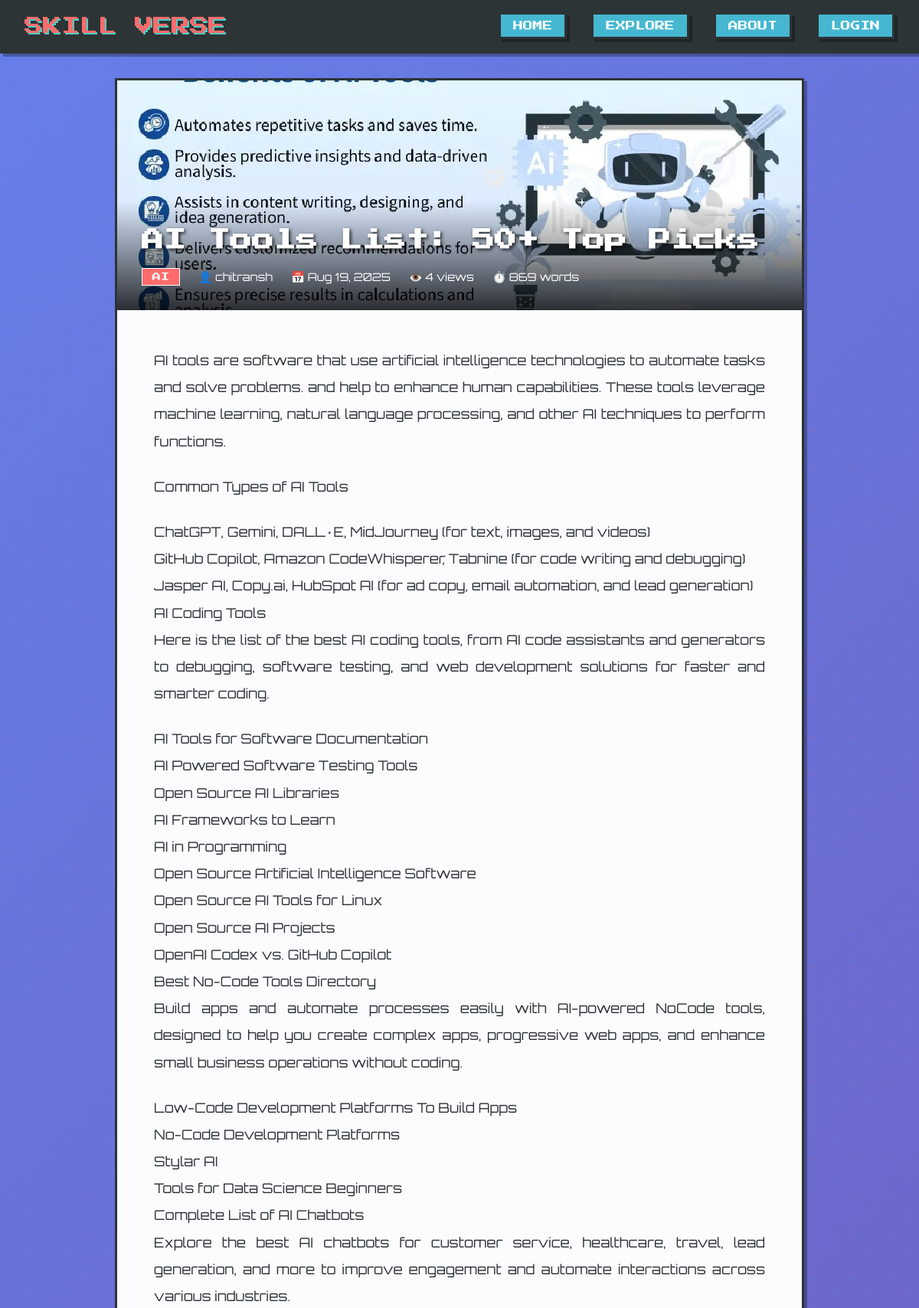
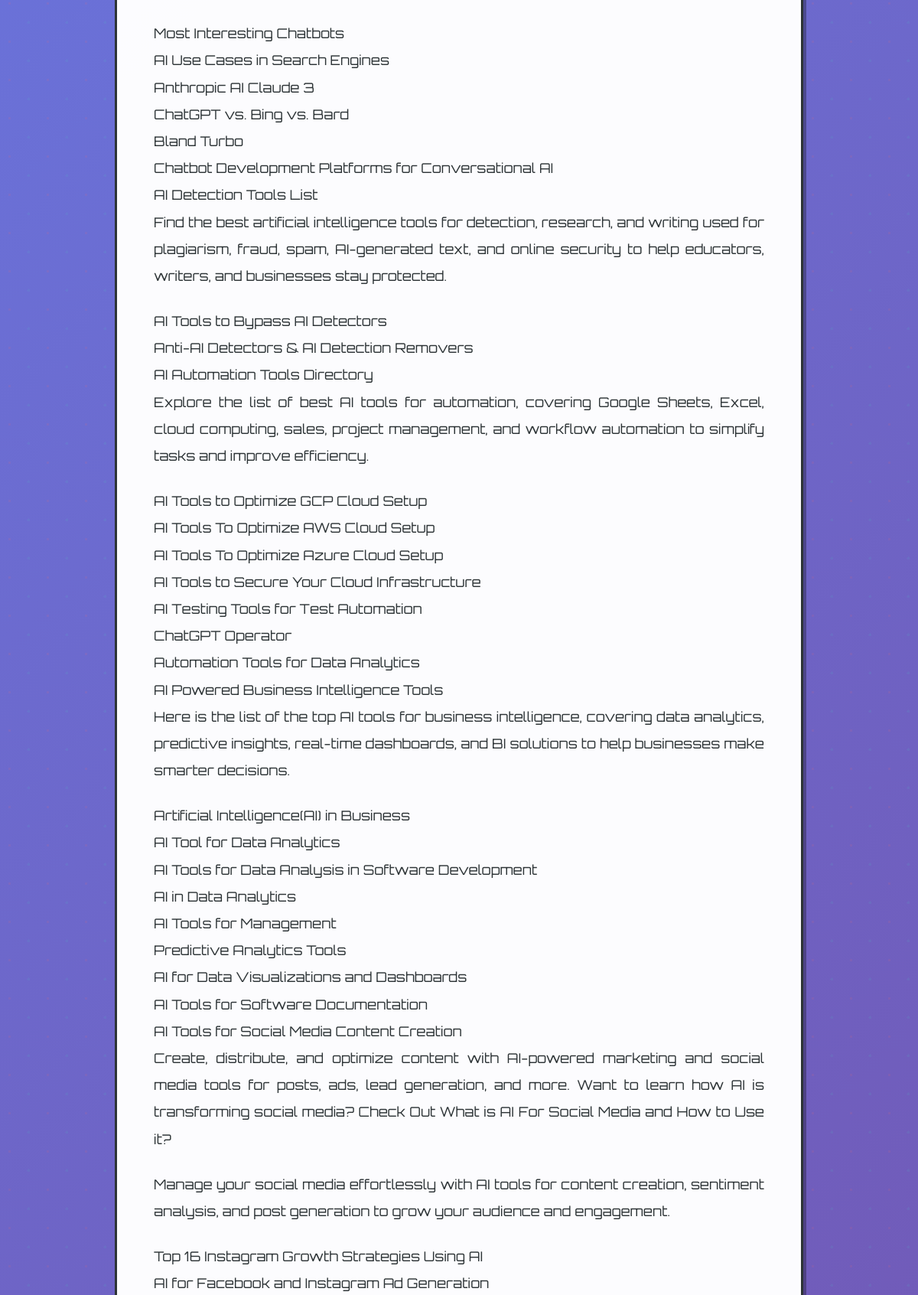
The page /home/post/5/ (upper part) on the database its author committed (2 pictures, top to bottom).
### home/models.py (models this page shows, shortened)
class BlogPost(models.Model):
    title = models.CharField(max_length=200)
    category = models.CharField(max_length=50, blank=True)
    author = models.ForeignKey(User, on_delete=models.CASCADE)
    created_at = models.DateTimeField(auto_now_add=True)
    views = models.PositiveIntegerField(default=0)
    excerpt = models.TextField(max_length=300)
    content = models.TextField()
    featured_image = models.ImageField(upload_to="blog_images/", blank=True, null=True)

### home/views.py (the view)
# urls.py: path("post/<int:pk>/", views.read_post, name="read_post"),
def read_post(request, pk):
    post = get_object_or_404(BlogPost, pk=pk)
    post.views += 1
    post.save()
    return render(request, "home/read_post.html", {"post": post})

### home/templates/home/read_post.html (shortened to what this page needs)
{% extends 'home/base.html' %}
{% load static %}
{% block content %}
<article class="blog-container">
    <div class="blog-header">
        {% if post.featured_image %}
            <img src="{{ post.featured_image.url }}" alt="{{ post.title }}">
        {% else %}
            <div style="text-align: center; color: white; font-family: 'Press Start 2P', monospace;">
                📚 SKILL VERSE BLOG
            </div>
        {% endif %}
        <div class="blog-meta-overlay">
            <h1 class="blog-title">{{ post.title }}</h1>
            <div class="blog-meta">
                <span class="blog-category">{{ post.category }}</span>
                <span>👤 {{ post.author.username }}</span>
                <span>📅 {{ post.created_at|date:"M d, Y" }}</span>
                <span>👁️ {{ post.views }} views</span>
                <span>⏱️ {{ post.content|wordcount|floatformat:"0" }} words</span>
            </div>
        </div>
    </div>
    <div class="blog-content">
        {{ post.content|linebreaks }}
    </div>
</article>
{% endblock %}

### home/templates/home/base.html (style rules this page uses)
* { margin: 0; padding: 0; box-sizing: border-box; }
:root { --primary-color: #FF6B6B; --secondary-color: #4ECDC4; --accent-color: #45B7D1; --success-color: #96CEB4; --warning-color: #FFEAA7; --dark-bg: #2D3436; --light-bg: #DDD6FE; --text-dark: #2D3436; --text-light: #FFFFFF; --pixel-shadow: 4px 4px 0px rgba(0,0,0,0.3); --pixel-border: 3px solid #2D3436; }
body { font-family: 'Orbitron', monospace; background: linear-gradient(135deg, #667eea 0%, #764ba2 100%); min-height: 100vh; color: var(--text-dark); image-rendering: pixelated; image-rendering: -moz-crisp-edges; image-rendering: crisp-edges; }
body::before { content: ''; position: fixed; top: 0; left: 0; width: 100%; height: 100%; background-image: radial-gradient(circle at 25% 25%, #FF6B6B 2px, transparent 2px), radial-gradient(circle at 75% 75%, #4ECDC4 2px, transparent 2px); background-size: 50px 50px; opacity: 0.1; animation: float 20s ease-in-out infinite; z-index: -1; }

### home/templates/home/read_post.html (style rules this page uses)
.blog-container { max-width: 900px; margin: 0 auto; background: rgba(255, 255, 255, 0.98); border: var(--pixel-border); box-shadow: var(--pixel-shadow); padding: 0; overflow: hidden; }
.blog-header { position: relative; height: 300px; background: linear-gradient(135deg, var(--secondary-color), var(--accent-color)); display: flex; align-items: center; justify-content: center; overflow: hidden; }
.blog-header img { width: 100%; height: 100%; object-fit: cover; }
.blog-meta-overlay { position: absolute; bottom: 0; left: 0; right: 0; background: linear-gradient(transparent, rgba(0,0,0,0.8)); color: white; padding: 2rem; }
.blog-title { font-family: 'Press Start 2P', monospace; font-size: 1.8rem; line-height: 1.4; color: var(--text-light); text-shadow: 2px 2px 4px rgba(0,0,0,0.8); margin: 0; }
.blog-meta { display: flex; gap: 1.5rem; margin-top: 1rem; font-size: 0.9rem; flex-wrap: wrap; align-items: center; }
.blog-category { background: var(--primary-color); color: white; padding: 0.3rem 0.8rem; font-family: 'Press Start 2P', monospace; font-size: 0.7rem; border: 1px solid white; text-transform: uppercase; }
.blog-content { padding: 3rem; line-height: 2; font-size: 1.1rem; color: var(--text-dark); font-family: 'Orbitron', monospace; }
.blog-content p { margin-bottom: 1.5rem; text-align: justify; }

### rows shown on the page
BlogPost: featured_image (picture), title "AI Tools List: 50+ Top Picks", category "AI", author.username "chitransh", created_at "Aug 19, 2025", views "4", content "869", content "AI tools are software that use artificial intelligence technologies to automate tasks and solve problems. and help to enhance human capabilities. These tools leverage machine learning, natural language processing, and other AI techniques to perform functions. Common Types of AI Tools ChatGPT, Gemini, DALL·E, MidJourney (for text, images, and videos) GitHub Copilot, Amazon CodeWhisperer, Tabnine (for code writing and debugging) Jasper AI, Copy.ai, HubSpot AI (for ad copy, email automation, and lead generation) AI Coding Tools Here is the list of the best AI coding tools, from AI code assistants and generators to debugging, software testing, and web development solutions for faster and…"
